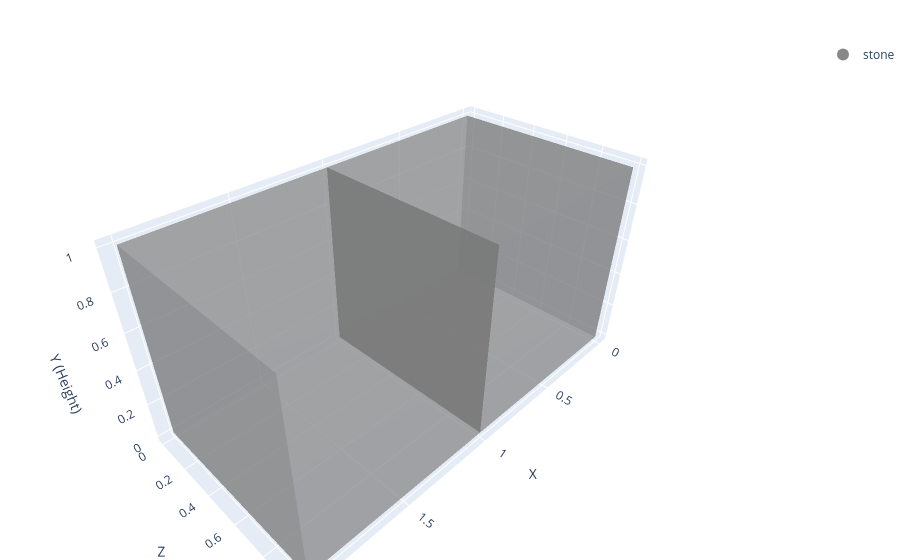

Source (notebook cell):
### Code cell
from eval_code.material import is_all_material_equal_to

coords = [
    {"x": 0, "y": 0, "z": 0, "material": "stone"},
    {"x": 1, "y": 0, "z": 0, "material": "stone"},
]

assert True == is_all_material_equal_to(coords, expected_material="stone")
plotly_blocks.plot(coords)

### Figure 1 — Plotly figure (JSON) as saved in the notebook; plotly's stock layout.template omitted (floating-point values rounded to 4 significant figures)
{"data": [{"facecolor": ["#888888", "#888888", "#888888", "#888888", "#888888", "#888888", "#888888", "#888888", "#888888", "#888888", "#888888", "#888888", "#888888", "#888888", "#888888", "#888888", "#888888", "#888888", "#888888", "#888888", "#888888", "#888888", "#888888", "#888888"], "flatshading": true, "i": [0, 0, 4, 4, 0, 0, 2, 2, 1, 1, 0, 0, 8, 8, 12, 12, 8, 8, 10, 10, 9, 9, 8, 8], "j": [1, 2, 5, 6, 1, 5, 3, 7, 2, 6, 3, 7, 9, 10, 13, 14, 9, 13, 11, 15, 10, 14, 11, 15], "k": [2, 3, 6, 7, 5, 4, 7, 6, 6, 5, 7, 4, 10, 11, 14, 15, 13, 12, 15, 14, 14, 13, 15, 12], "opacity": 0.5, "type": "mesh3d", "x": [0, 1, 1, 0, 0, 1, 1, 0, 1, 2, 2, 1, 1, 2, 2, 1], "y": [0, 0, 0, 0, 1, 1, 1, 1, 0, 0, 0, 0, 1, 1, 1, 1], "z": [0, 0, 1, 1, 0, 0, 1, 1, 0, 0, 1, 1, 0, 0, 1, 1]}, {"marker": {"color": "#888888", "size": 8}, "mode": "markers", "name": "stone", "showlegend": true, "type": "scatter3d", "x": [null], "y": [null], "z": [null]}], "layout": {"legend": {"itemsizing": "constant"}, "margin": {"b": 0, "l": 0, "r": 0, "t": 40}, "scene": {"aspectmode": "data", "xaxis": {"title": {"text": "X"}}, "yaxis": {"title": {"text": "Z"}}, "zaxis": {"title": {"text": "Y (Height)"}}}, "title": {"text": ""}}}
